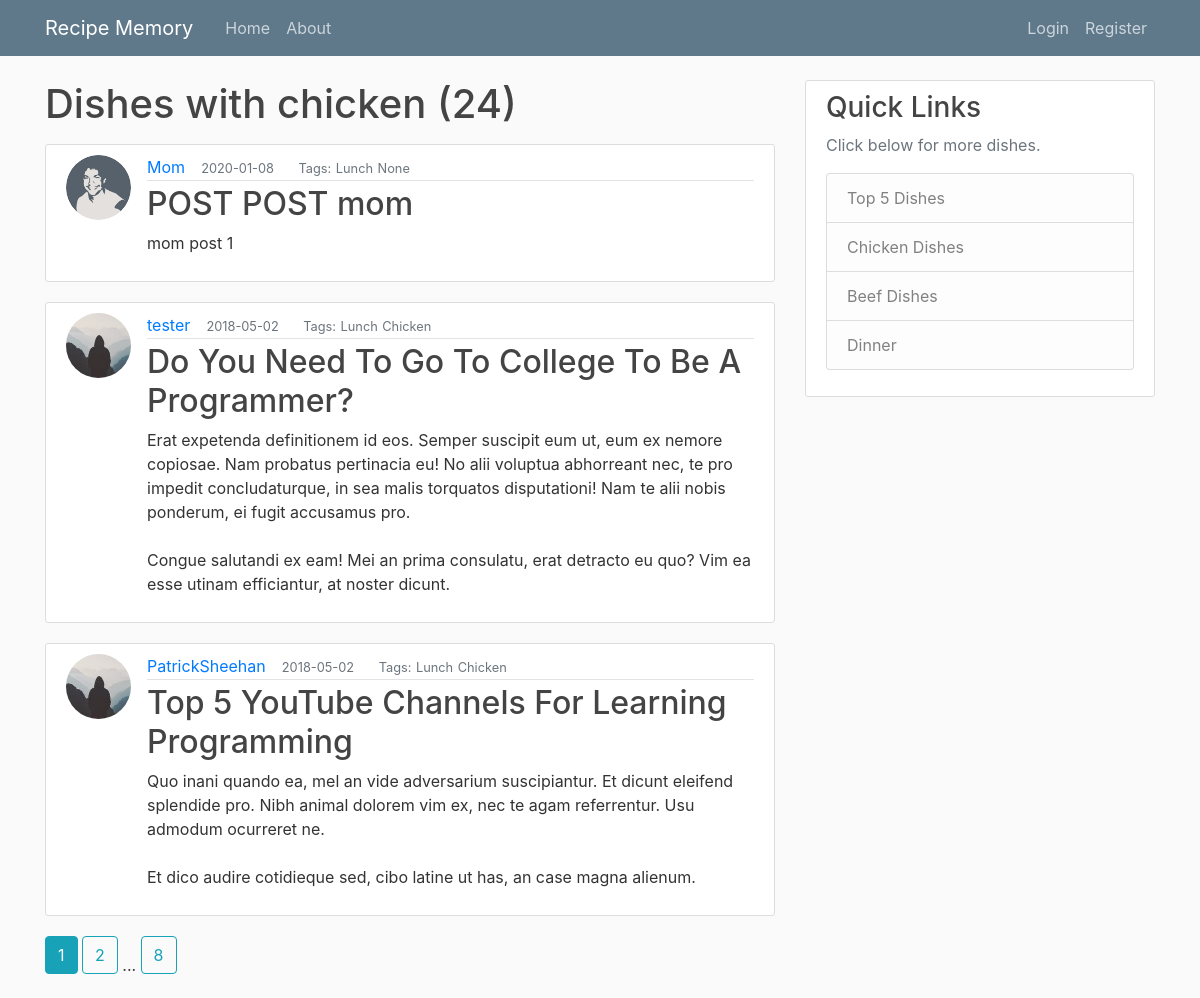
/chicken, run on an earlier commit of the app's database.
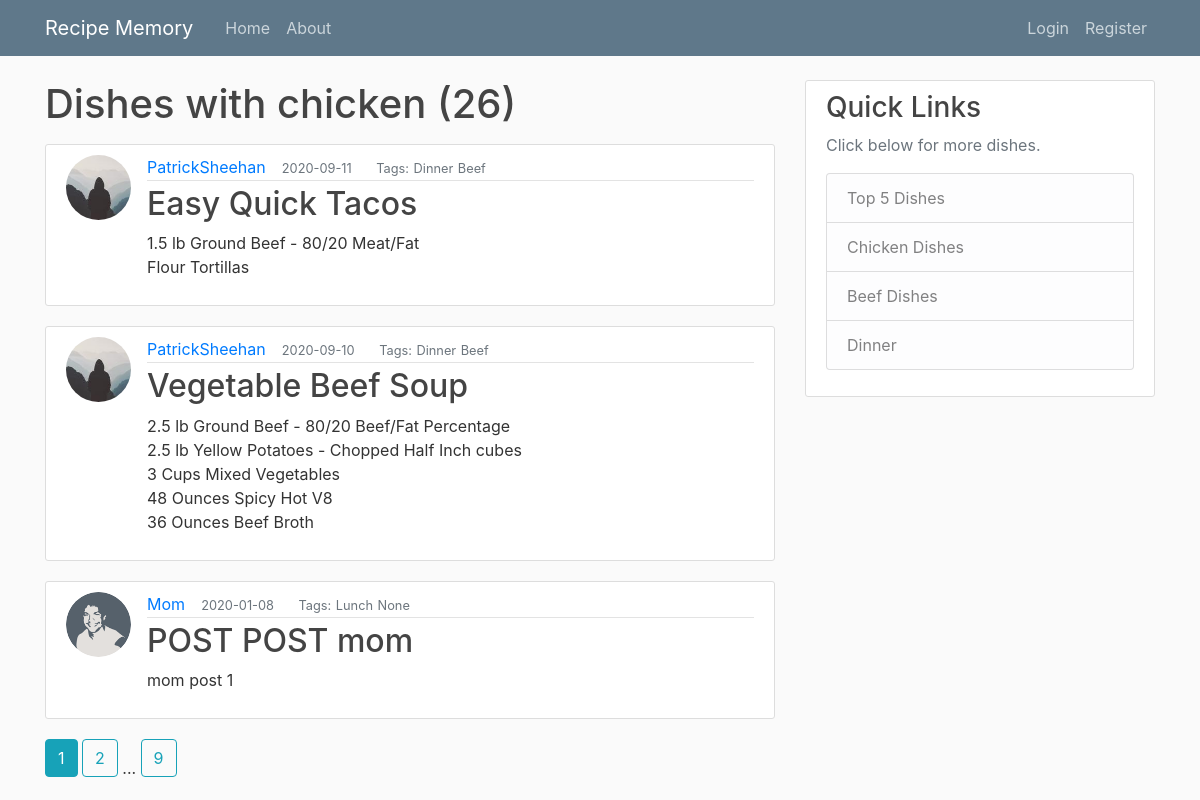
And on a later commit of the database.
### flaskblog/models.py (models this page shows, shortened)
class Post(db.Model):
    id = db.Column(db.Integer, primary_key=True)
    title = db.Column(db.String(120), nullable=False)
    date_posted = db.Column(db.DateTime, nullable=False, default=datetime.utcnow)
    mealType = db.Column(db.String(20), default="Dinner", nullable=True)
    mainIngredient = db.Column(db.String(35), default="Chicken", nullable=True)
    content = db.Column(db.Text, nullable=False)
    user_id = db.Column(db.Integer, db.ForeignKey('user.id'), nullable=False)

class User(db.Model, UserMixin):
    id = db.Column(db.Integer, primary_key=True)
    username = db.Column(db.String(20), unique=True, nullable=False)
    email = db.Column(db.String(120), unique=True, nullable=False)
    image_file = db.Column(db.String(20), nullable=False, default='default.jpg')
    password = db.Column(db.String(60), nullable=False)
    posts = db.relationship('Post', backref='author', lazy=True)

### flaskblog/dishes/routes.py (the view)
@dishes.route('/chicken')
def chicken():
    protein="chicken"
    page = request.args.get('page', 1, type=int)
    posts = Post.query.order_by(Post.date_posted.desc()).paginate(page=page, per_page=3)
    return render_template('dishes.html', posts=posts, protein=protein)

### flaskblog/templates/dishes.html
{% extends "layouts.html" %}
{% block content %}
  {% if protein == 'Top 5' %}
  <h1 class="mb-3">{{ protein }} Dishes of ALL TIME</h1>
  {% else %}
  <h1 class="mb-3">Dishes with {{ protein }} ({{ posts.total }})</h1>
  {% endif %}
{% for post in posts.items %}
    <article class="media content-section">
      <img class="rounded-circle article-img" src="{{ url_for('static', filename='profile_pics/' + post.author.image_file) }}">
      <div class="media-body">
        <div class="article-metadata">
          <a class="mr-2" href="{{ url_for('users.user_posts', username=post.author.username) }}">{{ post.author.username }}</a>
          <small class="text-muted"> &nbsp;{{ post.date_posted.strftime('%Y-%m-%d') }}</small>
          <small class="text-muted"> &emsp;&nbsp; Tags:</small>
          <b><small class="text-muted">{{ post.mealType }}</small></b>
          <b><small class="text-muted">{{ post.mainIngredient }}</small></b>
        </div>
        <h2><a class="article-title" href="{{ url_for('posts.post', post_id=post.id) }}">{{ post.title }}</a></h2>
        <p class="article-content">{{ post.content }}</p>
      </div>
    </article>
{% endfor %}
{% for page_num in posts.iter_pages(left_edge=1, right_edge=1, left_current=1, right_current=2) %}
  {% if page_num %}
    {% if posts.page == page_num %}
      <a class="btn btn-info mb-4" href="{{ url_for('main.home', page=page_num) }}">{{ page_num }}</a>
    {% else %}
      <a class="btn btn-outline-info mb-4" href="{{ url_for('main.home', page=page_num) }}">{{ page_num }}</a>
    {% endif %}
  {% else %}
    ...
  {% endif %}
{% endfor %}
{% endblock content %}

What changed in the data, as far as the page shows it:
no longer on this page (row unchanged): Post: image_file (placeholder picture), author.username "tester", date_posted "2018-05-02", mealType "Lunch", mainIngredient "Chicken", title "Do You Need To Go To College To Be A Programmer?", content "Erat expetenda definitionem id eos. Semper suscipit eum ut, eum ex nemore copiosae. Nam probatus pertinacia eu! No alii voluptua abhorreant nec, te pro impedit concludaturque, in sea malis torquatos disputationi! Nam te alii nobis ponderum, ei fugit accusamus pro. Congue salutandi ex eam! Mei an prima consulatu, erat detracto eu quo? Vim ea esse utinam efficiantur, at noster dicunt."
no longer on this page (row unchanged): Post: image_file (picture), author.username "PatrickSheehan", date_posted "2018-05-02", mealType "Lunch", mainIngredient "Chicken", title "Top 5 YouTube Channels For Learning Programming", content "Quo inani quando ea, mel an vide adversarium suscipiantur. Et dicunt eleifend splendide pro. Nibh animal dolorem vim ex, nec te agam referrentur. Usu admodum ocurreret ne. Et dico audire cotidieque sed, cibo latine ut has, an case magna alienum."
added Post: image_file (picture), author.username "PatrickSheehan", date_posted "2020-09-11", mealType "Dinner", mainIngredient "Beef", title "Easy Quick Tacos", content "1.5 lb Ground Beef - 80/20 Meat/Fat Flour Tortillas"
added Post: image_file (picture), author.username "PatrickSheehan", date_posted "2020-09-10", mealType "Dinner", mainIngredient "Beef", title "Vegetable Beef Soup", content "2.5 lb Ground Beef - 80/20 Beef/Fat Percentage 2.5 lb Yellow Potatoes - Chopped Half Inch cubes 3 Cups Mixed Vegetables 48 Ounces Spicy Hot V8 36 Ounces Beef Broth"
Also different on the page:
{{ posts.total }}: "24" → "26"
new list line: "9"
list line gone: "8"
